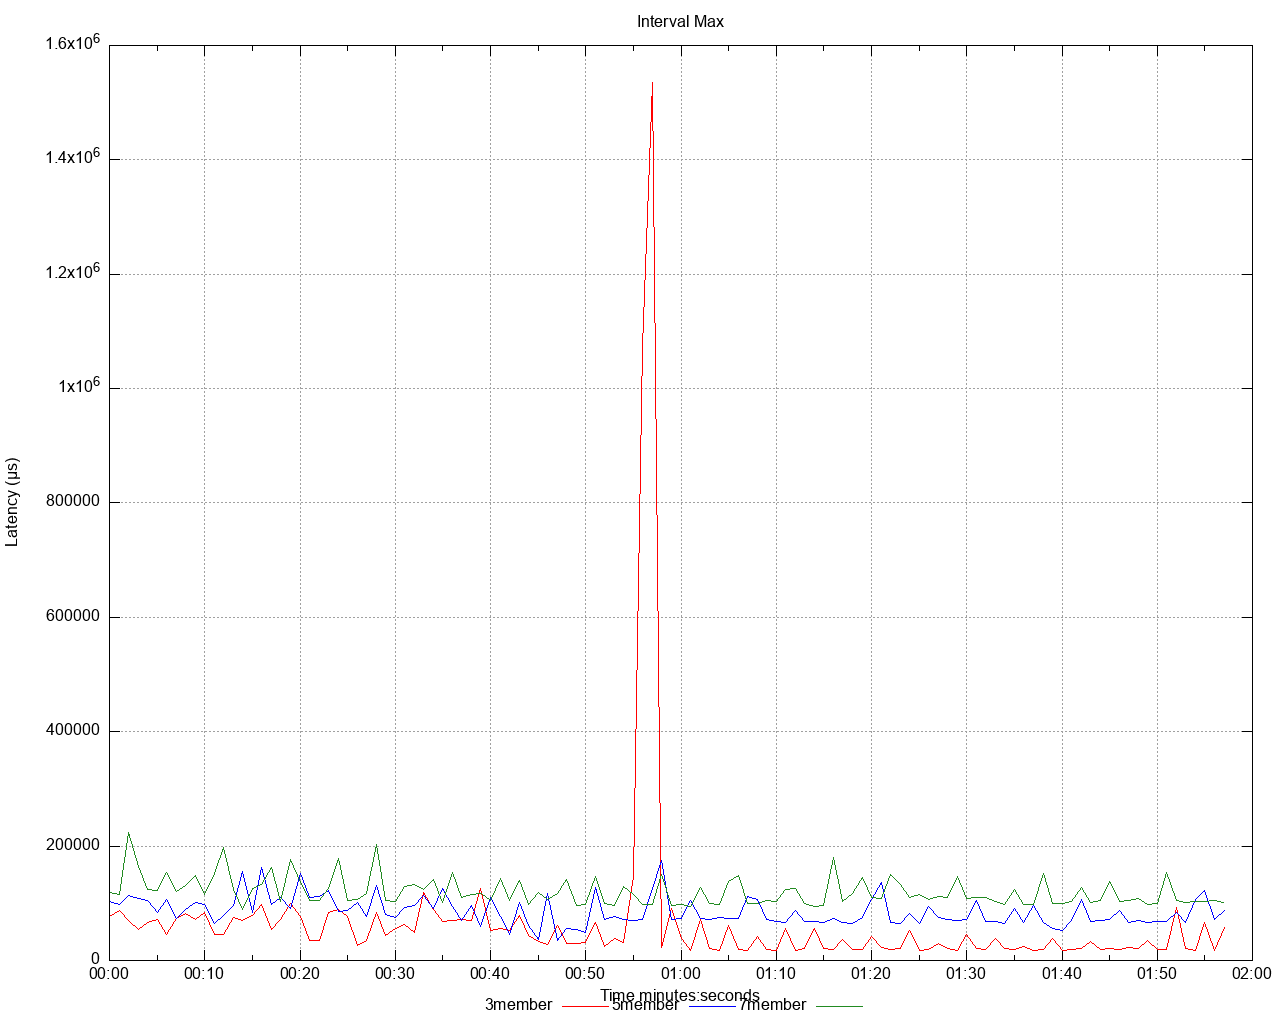

Write gnuplot code to recreate this figure.
set title 'Interval Max' noenhanced
set style data lines
set datafile separator ","
set terminal png size 1280,1024
set grid
set key below
set xdata time
set timefmt "%s"
offset = 0
t0(x)=(offset=($0==0) ? x : offset, x - offset)
set xlabel 'Time minutes:seconds'
set ylabel 'Latency (μs)'
set output '/Users/gbarnett/git/hazelcast-simulator/atomicreference/3and5and7/latency/latency_interval_max_write.png'
plot \
   '/Users/gbarnett/git/hazelcast-simulator/atomicreference/3and5and7/data/latency_interval_max_write_1.data' using (t0(timecolumn(1))):2 title "3member" noenhanced lt rgb "red", \
   '/Users/gbarnett/git/hazelcast-simulator/atomicreference/3and5and7/data/latency_interval_max_write_2.data' using (t0(timecolumn(1))):2 title "5member" noenhanced lt rgb "blue", \
   '/Users/gbarnett/git/hazelcast-simulator/atomicreference/3and5and7/data/latency_interval_max_write_3.data' using (t0(timecolumn(1))):2 title "7member" noenhanced lt rgb "forest-green", \
